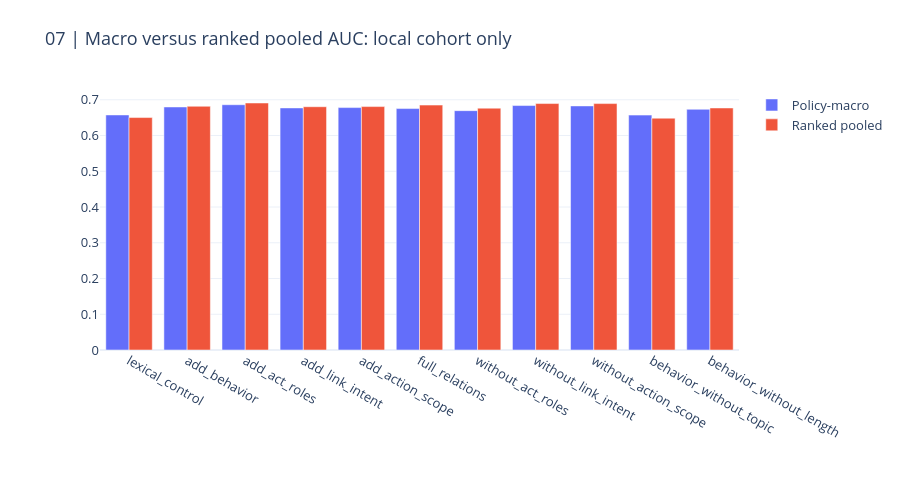
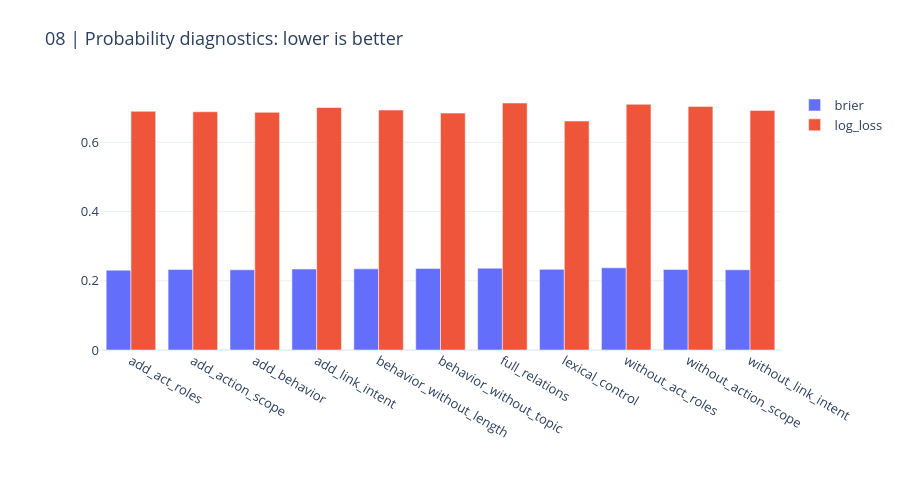

The code cell stored with these charts, in order, in its notebook:
### Markdown cell above
## 6. Metric definitions and probability diagnostics

Policy-macro and per-policy-ranked pooled ROC AUC are reported separately. Both are local exploratory metrics; neither is claimed to equal a hidden Kaggle result. Brier and log loss can expose overconfidence even when AUC rises.

### Code cell
display(pd.DataFrame(result["pooled_metrics"]))
CHARTS[6].show(renderer="plotly_mimetype")
CHARTS[7].show(renderer="plotly_mimetype")

### Figure 1 — Plotly figure (JSON) as saved in the notebook; plotly's stock layout.template omitted (floating-point values rounded to 4 significant figures)
{"data": [{"name": "Policy-macro", "type": "bar", "x": ["lexical_control", "add_behavior", "add_act_roles", "add_link_intent", "add_action_scope", "full_relations", "without_act_roles", "without_link_intent", "without_action_scope", "behavior_without_topic", "behavior_without_length"], "y": [0.6575, 0.6799, 0.6861, 0.6772, 0.6781, 0.6753, 0.6695, 0.6838, 0.6828, 0.6571, 0.6733]}, {"name": "Ranked pooled", "type": "bar", "x": ["lexical_control", "add_behavior", "add_act_roles", "add_link_intent", "add_action_scope", "full_relations", "without_act_roles", "without_link_intent", "without_action_scope", "behavior_without_topic", "behavior_without_length"], "y": [0.6502, 0.6818, 0.6909, 0.6805, 0.6809, 0.6851, 0.6765, 0.6894, 0.6893, 0.6485, 0.6771]}], "layout": {"barmode": "group", "font": {"size": 13}, "height": 500, "margin": {"b": 150, "l": 100, "r": 40, "t": 90}, "title": {"text": "07 | Macro versus ranked pooled AUC: local cohort only"}, "xaxis": {"automargin": true}, "yaxis": {"automargin": true}}}

### Figure 2 — Plotly figure (JSON) as saved in the notebook; plotly's stock layout.template omitted (floating-point values rounded to 4 significant figures)
{"data": [{"name": "brier", "type": "bar", "x": ["add_act_roles", "add_action_scope", "add_behavior", "add_link_intent", "behavior_without_length", "behavior_without_topic", "full_relations", "lexical_control", "without_act_roles", "without_action_scope", "without_link_intent"], "y": [0.2308, 0.233, 0.2318, 0.2339, 0.2345, 0.2358, 0.2364, 0.233, 0.2376, 0.2329, 0.2318]}, {"name": "log_loss", "type": "bar", "x": ["add_act_roles", "add_action_scope", "add_behavior", "add_link_intent", "behavior_without_length", "behavior_without_topic", "full_relations", "lexical_control", "without_act_roles", "without_action_scope", "without_link_intent"], "y": [0.69, 0.6886, 0.687, 0.7009, 0.6935, 0.6847, 0.7139, 0.6618, 0.7103, 0.7041, 0.6921]}], "layout": {"barmode": "group", "font": {"size": 13}, "height": 500, "margin": {"b": 150, "l": 100, "r": 40, "t": 90}, "title": {"text": "08 | Probability diagnostics: lower is better"}, "xaxis": {"automargin": true}, "yaxis": {"automargin": true}}}
